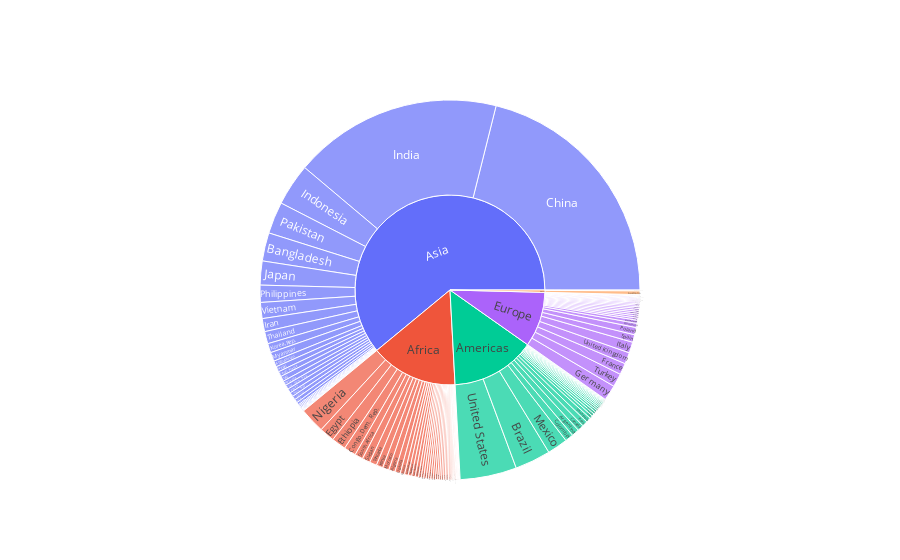

The notebook cell saved with this chart:
### Code cell
fig =go.Figure(go.Sunburst(
    labels=df['labels'],
    parents = df['parents'],
    values = df['pop'],
    branchvalues="total",
))

fig.show()

### Figure 1 — Plotly figure (JSON) as saved in the notebook; plotly's stock layout.template omitted (floating-point values rounded to 4 significant figures; data arrays with more than 128 entries replaced by an {"elided": "..."} marker saying what was removed)
{"data": [{"branchvalues": "total", "labels": {"elided": "147 str values"}, "parents": {"elided": "147 str values"}, "type": "sunburst", "values": {"elided": "147 int values"}}], "layout": {}}
